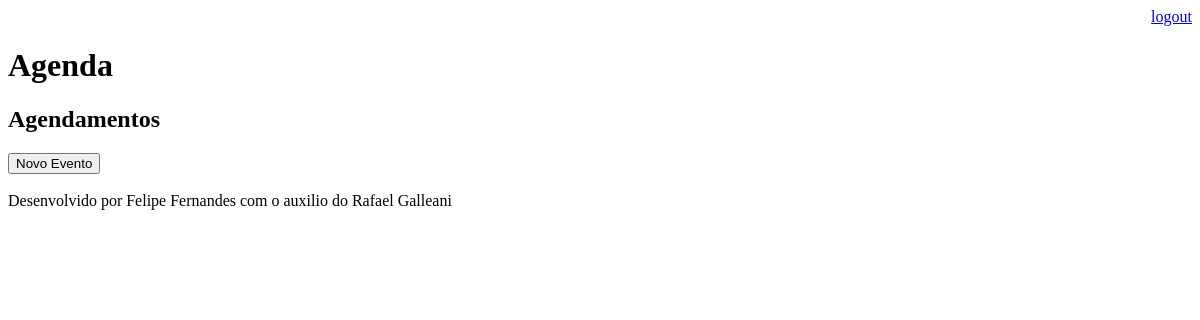
/agenda/ (signed in), run on an earlier commit of the app's database.
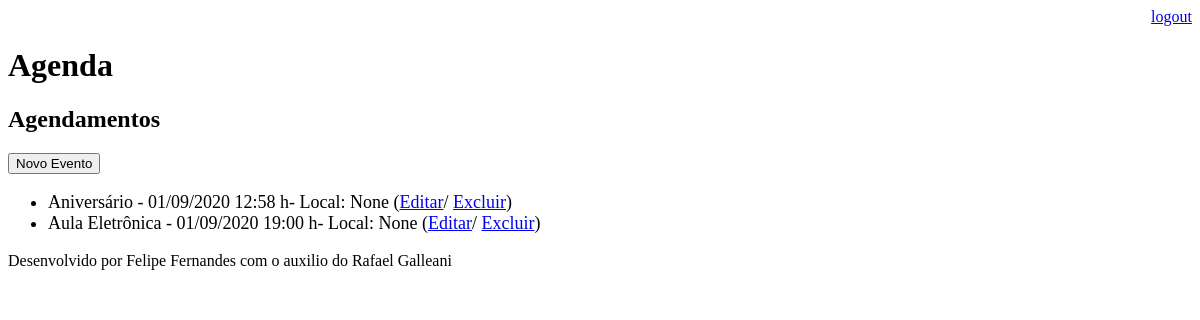
And on a later commit of the database.
### core/models.py (models this page shows, shortened)
class Evento(models.Model):
    titulo = models.CharField(max_length=100)
    descricao = models.TextField(blank=True, null=True)
    local = models.TextField(blank=True, null=True)
    data_evento = models.DateTimeField(verbose_name='Data do Evento')
    data_criacao = models.DateTimeField(auto_now=True)
    usuario = models.ForeignKey(User, on_delete=models.CASCADE)
    class Meta:
        db_table = 'evento'
    def get_data_evento(self):
        return self.data_evento.strftime('%d/%m/%Y %H:%M h')

### core/views.py (the view)
# urls.py: path('agenda/', views.lista_eventos),
@login_required(login_url='/login/')
def lista_eventos(request):
    usuario = request.user
    data_atual = datetime.now() - timedelta(hours=1)
    evento = Evento.objects.filter(usuario=usuario, data_evento__gt=data_atual)
    dados = {'eventos': evento}
    return render(request, 'agenda.html', dados)

### templates/agenda.html
{% extends "model-page.html"%}
{% block content %}
    <h2>Agendamentos</h2>
    <a href="evento/">
        <button type="button">Novo Evento</button></a>
    <ul style="font-size: 18px">
    {% for evento in eventos %}
        <li> {{ evento.titulo }} - {{ evento.get_data_evento }}- Local: {{evento.local}}
            (<a href="evento/?id={{evento.id}}">Editar</a>/
            <a href="evento/delete/{{evento.id}}">Excluir</a>)
        </li>
    {% endfor %}
    </ul>
{% endblock %}

### templates/model-page.html
<!DOCTYPE html>
<html lang="en">
<head>
    {% include "model-header.html" %}
</head>
<body>
    {% block content %}  {% endblock %}
    {% include "model-footer.html" %}
</body>
</html>

### templates/model-header.html (shortened to what this page needs)
    <div align="right">
        <a href="/logout">logout</a>
    </div>
    <h1>Agenda</h1>

### templates/model-footer.html
<p>Desenvolvido por Felipe Fernandes com o auxilio do Rafael Galleani</p>

What changed in the data, as far as the page shows it:
added Evento: titulo "Aniversário", get_data_evento "01/09/2020 12:58 h", local "None"
added Evento: titulo "Aula Eletrônica", get_data_evento "01/09/2020 19:00 h", local "None"
